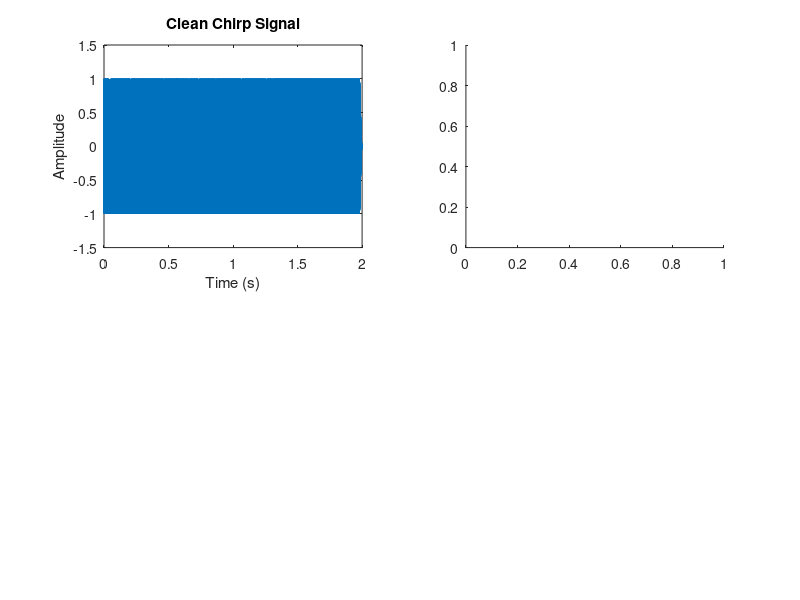

This figure's MATLAB source: (Note: this script raises an error after producing the figure.)
% Task 3 Professional

% Define parameters
Fs = 44100; % Sampling frequency
T = 2; % Duration of chirp signal (in seconds)
t = 0:1/Fs:T-1/Fs; % Time vector

% Create chirp signal
f0 = 20000; % Starting frequency (close to Nyquist frequency)
f1 = 22050; % Ending frequency (Nyquist frequency)
chirp_signal = chirp(t, f0, T, f1, 'linear', -90); % Create chirp signal

% Plot clean chirp signal with larger amplitude axis
figure;
subplot(2,2,1);
plot(t, chirp_signal);
title('Clean Chirp Signal');
xlabel('Time (s)');
ylabel('Amplitude');
ylim([-1.5, 1.5]); % Adjust y-axis limits for larger amplitude

% Define distortion functions
distortion1 = @(x) x.^3; % Example distortion function 1 (cubic distortion)
distortion2 = @(x) sin(x); % Example distortion function 2 (sine distortion)

% Apply distortion functions to chirp signal
distorted_signal1 = distortion1(chirp_signal);
distorted_signal2 = distortion2(chirp_signal);

% Combine distorted signals
combined_signal = distorted_signal1 + distorted_signal2;

% Normalize combined signal
combined_signal = combined_signal / max(abs(combined_signal));

% Plot STFT of clean and distorted chirp signals
subplot(2,2,2);
spectrogram(chirp_signal, hann(256), 128, 512, Fs, 'yaxis');
title('STFT of Clean Chirp Signal');

subplot(2,2,3);
spectrogram(combined_signal, hann(256), 128, 512, Fs, 'yaxis');
title('STFT of Distorted Chirp Signal');

% Notch filter design
frequencies = [5000, 10000]; % Frequencies to attenuate
Q = 5; % Quality factor
gain = -10; % Attenuation in dB

% Design peaking equalizer manually
[b, a] = peq(Fs, frequencies, Q, gain);

% Apply notch filter to combined signal
filtered_signal = filter(b, a, combined_signal);

% Plot STFT of filtered signal
subplot(2,2,4);
spectrogram(filtered_signal, hann(256), 128, 512, Fs, 'yaxis');
title('STFT of Filtered Chirp Signal');

% Play filtered signal
sound(filtered_signal, Fs);

% Function to design peaking equalizer
function [b, a] = peq(Fs, frequencies, Q, gain)
    fo = frequencies; % center frequency
    BW = fo / Q; % bandwidth
    G = 10^(gain/40); % gain
    
    % Design peaking equalizer manually
    wc = 2*pi*fo / Fs; % center frequency in radians
    alpha = sin(wc) .* sinh(log(2)/2 .* BW .* wc./sin(wc)); % Element-wise multiplication
    beta = sqrt(G)./alpha;
    
    b0 = G;
    b1 = 0;
    b2 = -G;
    a0 = 1 + alpha ./ beta;
    a1 = -2 * cos(wc);
    a2 = 1 - alpha ./ beta;
    
    b = [b0, b1, b2];
    a = [a0, a1, a2];
end
